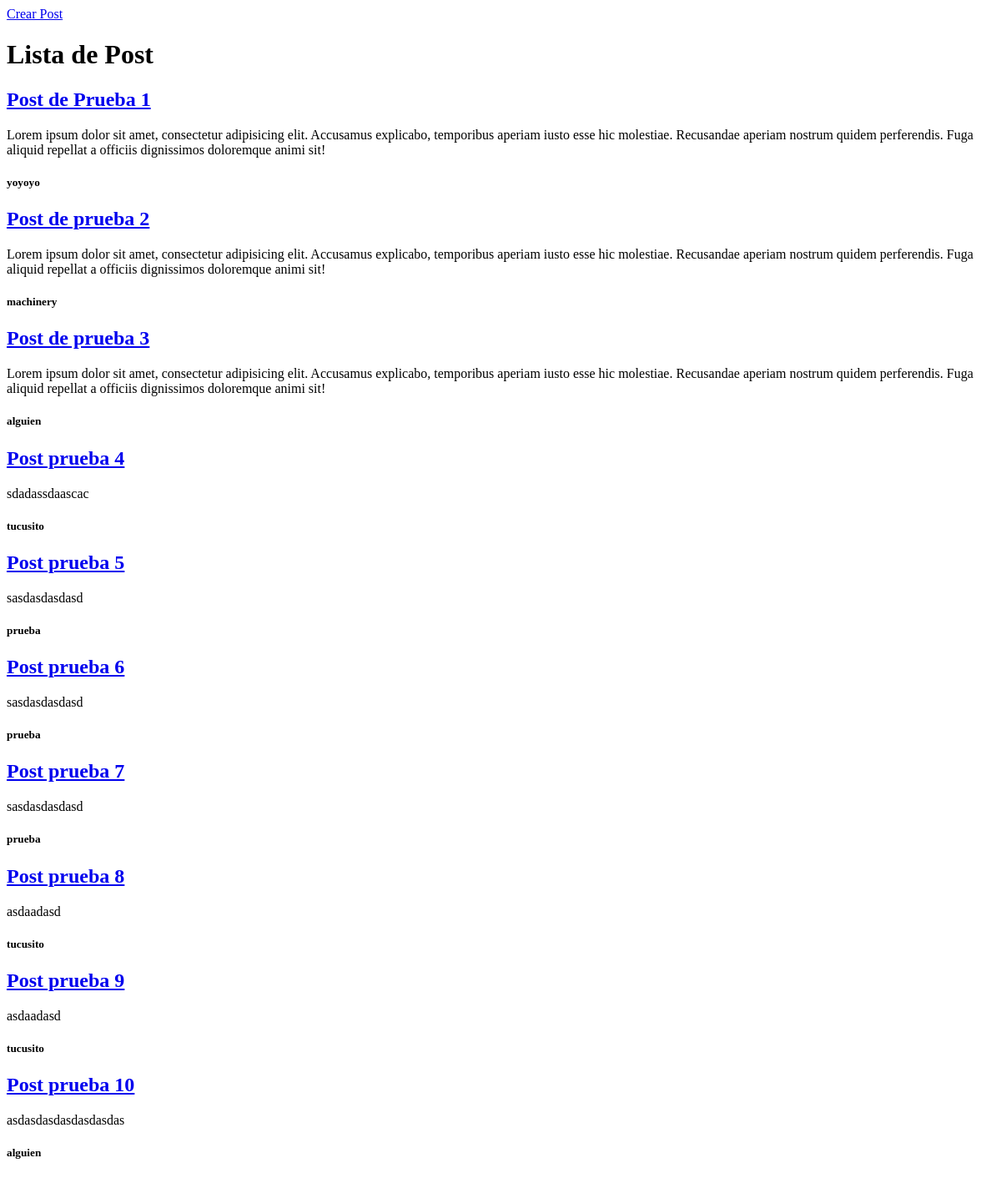
The app's page /posts/, older data.
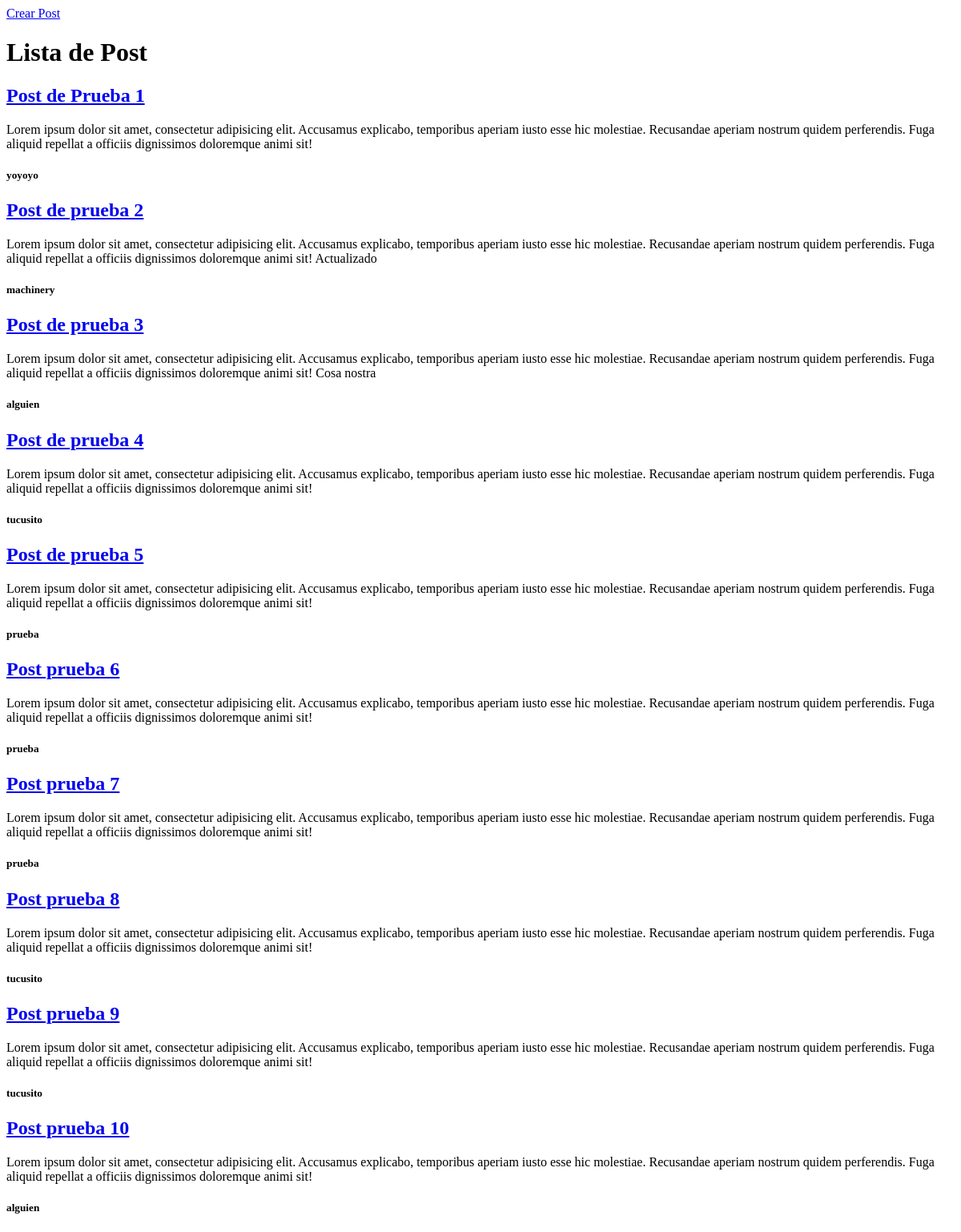
The same page, newer data.
### posts/models.py (models this page shows, shortened)
class Post(models.Model):
    title       = models.CharField("Titulo",max_length=120)
    content     = models.TextField("Contenido")
    updated     = models.DateTimeField("Fecha de Actualizacion",auto_now=True, auto_now_add=False)
    timestamp   = models.DateTimeField("Fecha de creacion",auto_now=False, auto_now_add=True)
    author      = models.CharField("Autor",max_length=120)
    def get_absolute_url(self):
    	return reverse("posts:detail", kwargs={"id":self.id})

### posts/views.py (the view)
# urls.py: path('', posts_list, name="list"),
def posts_list(request):
	template_name = 'post_list.html'
	queryset = Post.objects.all()
	context = {
		"title": "Lista de Post",
		"object_list": queryset,
	}
	return render(request, template_name, context)

### templates/post_list.html (shortened to what this page needs)
<!DOCTYPE html>
<html>
<head>
</head>
<body>
	<a href="{% url 'posts:create' %}">Crear Post</a>
	<h1> {{ title }} </h1>
	{% for obj in object_list %}
	<h2>  <a href="{{ obj.get_absolute_url }}">  {{ obj.title }} </a> </h2>
	<p> {{ obj.content }} </p>
	<h5> {{ obj.author }} </h5>
	{% endfor %}
</body>
</html>

Row changes from the older to the newer data that the page shows:
changed Post "Post de prueba 2": content "…dignissimos doloremque animi sit!" → "…dignissimos doloremque animi sit! Actualizado"
changed Post "Post de prueba 3": content "…dignissimos doloremque animi sit!" → "…dignissimos doloremque animi sit! Cosa nostra"
changed Post: title "Post prueba 4" → "Post de prueba 4"; content "sdadassdaascac" → "Lorem ipsum dolor sit amet, consectetur adipisicing elit. Accusamus explicabo, temporibus aperiam iusto esse hic molestiae. Recusandae aperiam nostrum quidem perferendis. Fuga aliquid repellat a officiis dignissimos doloremque animi sit!"
changed Post: title "Post prueba 5" → "Post de prueba 5"; content "sasdasdasdasd" → "Lorem ipsum dolor sit amet, consectetur adipisicing elit. Accusamus explicabo, temporibus aperiam iusto esse hic molestiae. Recusandae aperiam nostrum quidem perferendis. Fuga aliquid repellat a officiis dignissimos doloremque animi sit!"
changed Post "Post prueba 6": content "sasdasdasdasd" → "Lorem ipsum dolor sit amet, consectetur adipisicing elit. Accusamus explicabo, temporibus aperiam iusto esse hic molestiae. Recusandae aperiam nostrum quidem perferendis. Fuga aliquid repellat a officiis dignissimos doloremque animi sit!"
changed Post "Post prueba 7": content "sasdasdasdasd" → "Lorem ipsum dolor sit amet, consectetur adipisicing elit. Accusamus explicabo, temporibus aperiam iusto esse hic molestiae. Recusandae aperiam nostrum quidem perferendis. Fuga aliquid repellat a officiis dignissimos doloremque animi sit!"
changed Post "Post prueba 8": content "asdaadasd" → "Lorem ipsum dolor sit amet, consectetur adipisicing elit. Accusamus explicabo, temporibus aperiam iusto esse hic molestiae. Recusandae aperiam nostrum quidem perferendis. Fuga aliquid repellat a officiis dignissimos doloremque animi sit!"
changed Post "Post prueba 9": content "asdaadasd" → "Lorem ipsum dolor sit amet, consectetur adipisicing elit. Accusamus explicabo, temporibus aperiam iusto esse hic molestiae. Recusandae aperiam nostrum quidem perferendis. Fuga aliquid repellat a officiis dignissimos doloremque animi sit!"
changed Post "Post prueba 10": content "asdasdasdasdasdasdas" → "Lorem ipsum dolor sit amet, consectetur adipisicing elit. Accusamus explicabo, temporibus aperiam iusto esse hic molestiae. Recusandae aperiam nostrum quidem perferendis. Fuga aliquid repellat a officiis dignissimos doloremque animi sit!"
